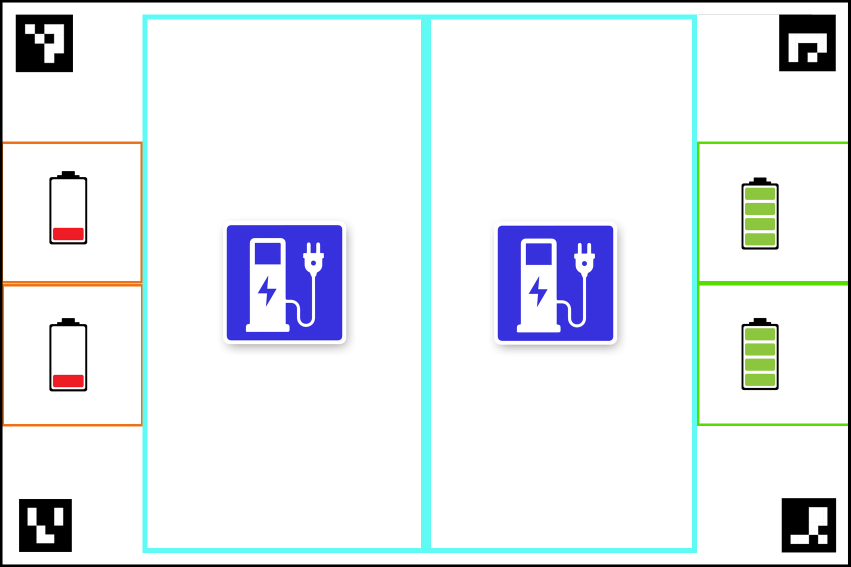
#> input picture Sebastien/field.jpg, 1701 x 1134 px (shown at 1/2 size)
$ python main3_test.py
#> lines starting #> are read from the running program, lines starting #| are printed output that depends on the picture; after the words box and inside, x2 and y2 are one past the last pixel; in counts of white or black regions, pixels touching at a corner belong together
#> (reads Stas/param.txt from the repository)
### Sebastien/insert_Image.py
import cv2
import cv2.aruco as aruco
import numpy as np
def create_aruco_marker(id_, dict_id=aruco.DICT_4X4_50, size=50,border_size=10):
    aruco_dict = aruco.Dictionary_get(dict_id)
    img = aruco.drawMarker(aruco_dict, id_, size)
    img = cv2.copyMakeBorder(img, border_size, border_size, border_size, border_size, cv2.BORDER_CONSTANT, None, value=255)
    img = cv2.cvtColor(img, cv2.COLOR_GRAY2BGR)
    return img


# [36 lines left out: function insert_rotated_image, not called in this run]

### Sebastien/get_img.py
import socket
import struct
import pickle
import cv2

def get_image():
    client_socket = socket.socket(socket.AF_INET, socket.SOCK_STREAM)
    host_ip = '192.168.0.222'
    port = 9988
    client_socket.connect((host_ip, port))

    data = b""
    payload_size = struct.calcsize("Q")
    while True:
        while len(data) < payload_size:
            packet = client_socket.recv(4*1024)
            if not packet: break
            data += packet
        packed_msg_size = data[:payload_size]
        data = data[payload_size:]
        msg_size = struct.unpack("Q", packed_msg_size)[0]

        while len(data) < msg_size:
            data += client_socket.recv(4*1024)
        frame_data = data[:msg_size]
        data = data[msg_size:]
        frame = pickle.loads(frame_data)
        client_socket.close()
        return frame

### Sebastien/main3_test.py
# import all libraries
import cv2
import time
import os
import numpy as np
import math
import cv2.aruco as aruco
from visualization import *
from get_img import *
from aruco_angle import *
from insert_Image import *
from manipulate_img import *
from get_robot_coords import *
#from robot_control import *
field = cv2.imread('field.jpg')# imports field.jpg
#> field is the input picture: shape (1134, 1701, 3); mean B, G, R 239.4, 234.7, 229.7
aruco = create_aruco_marker(17)# creates aruco
#> in create_aruco_marker, `img = cv2.cvtColor(img, cv2.COLOR_GRAY2BGR)`:
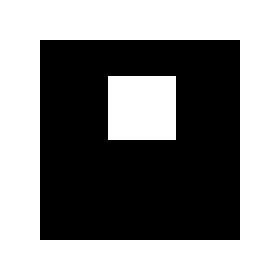
#> img: shape (70, 70, 3) (shown 4 times larger); 54.5% white; 1 black region, box (x1, y1, x2, y2) and area: (10, 10, 60, 60) 2228
h_min = (20, 140, 173)# red minimum value
h_max = (255, 255, 255)# red maximum value
numba = 0
save_h = np.array([])
use = 0
xtra = 100
x_mm = 0#600mm
y_mm = 0#400mm

while True:

    field_copy = cv2.resize(field,(640, 480)) # creates copy of field
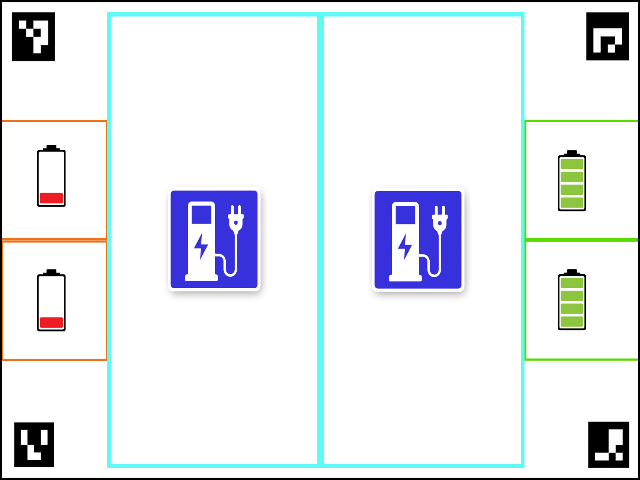
#> field_copy: shape (480, 640, 3); mean B, G, R 239.5, 234.8, 229.8
#> (the run stopped early here; a loop or call above may not have finished)
